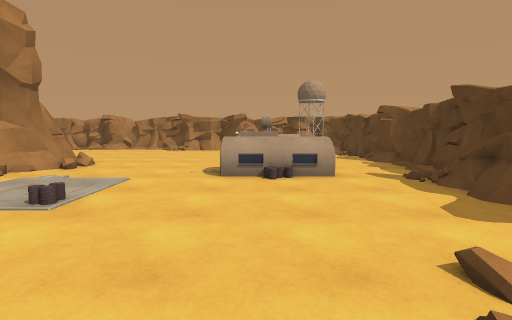
View 1 (above)

16 first-person views from a walk through a Unity game level. The camera is 1.4 m above the floor, tilts 6° down and sees 85° across. The floor is counted in squares, 1 m on a side. Each view is taken from the middle of a square. On the plan, view 1 faces up. The plan holds only what a view shows up to about 14 squares ahead; the rest is blank. The player is left out. Surface patterns are stand-ins for the level's own textures.

View 2
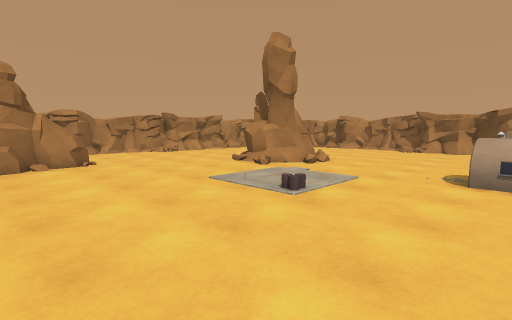

View 3
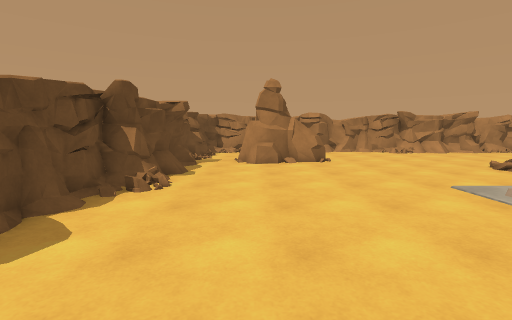

View 4
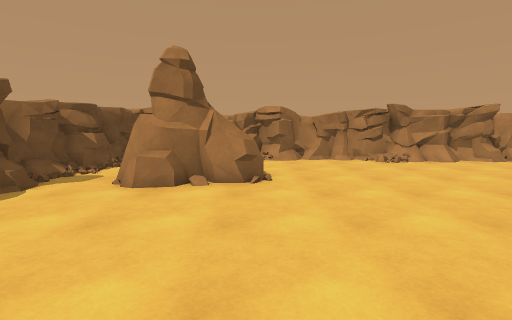

View 5
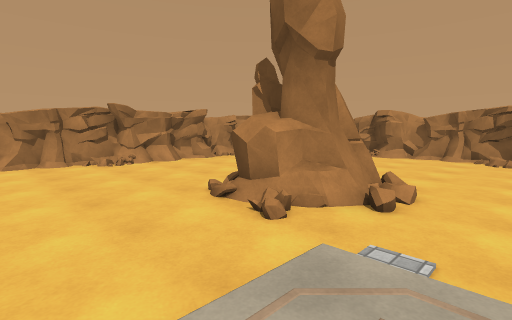

View 6
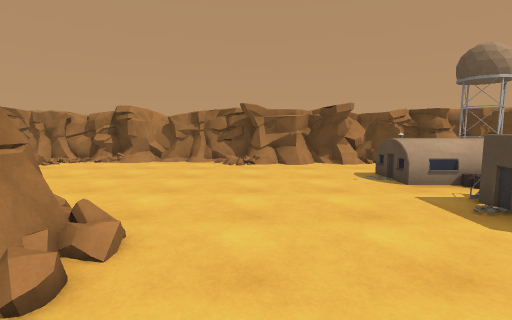

View 7
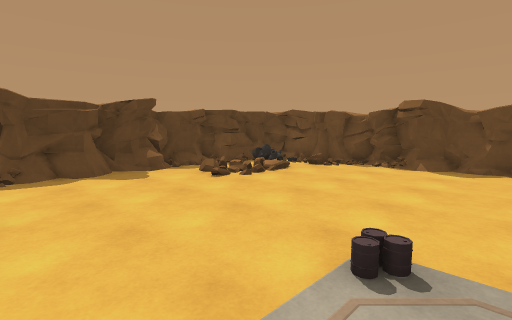

View 8
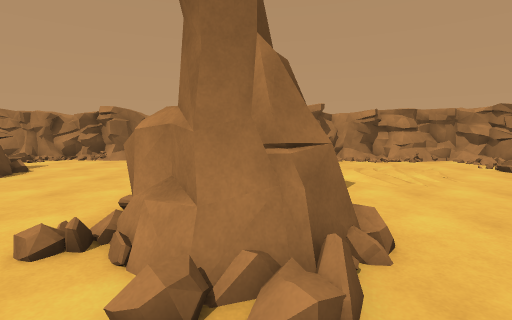

View 9
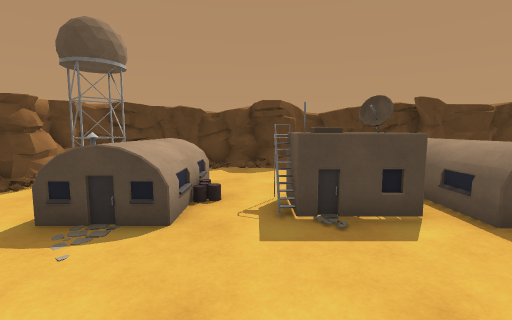

View 10
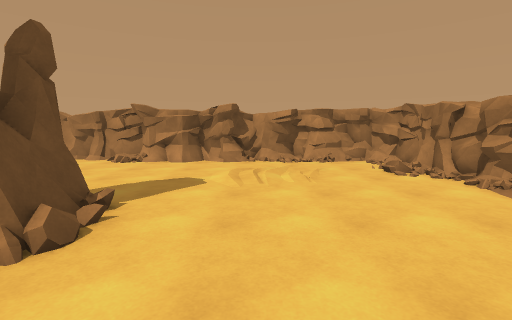

View 11
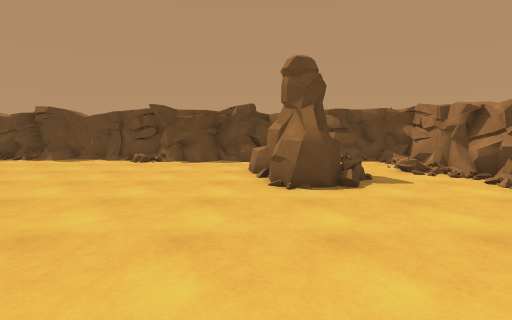

View 12
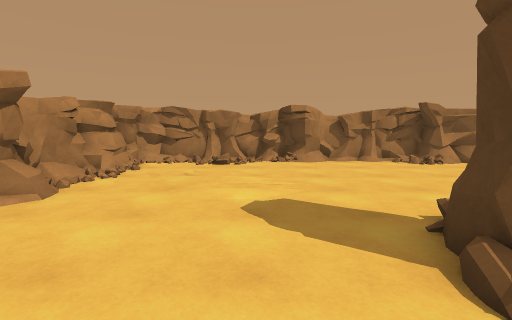

View 13
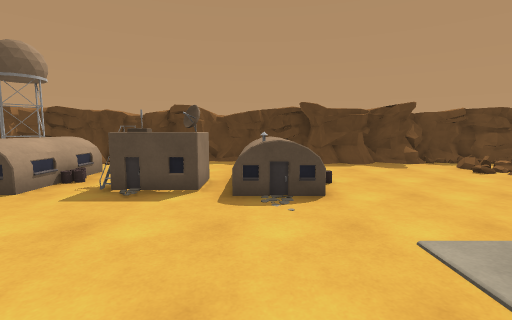

View 14
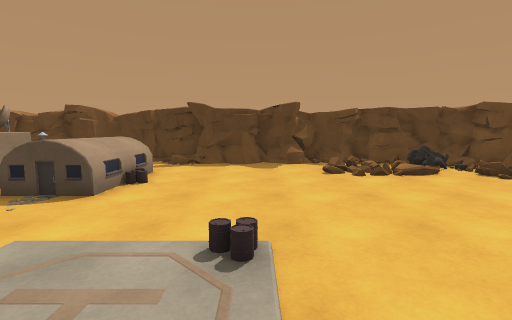

View 15
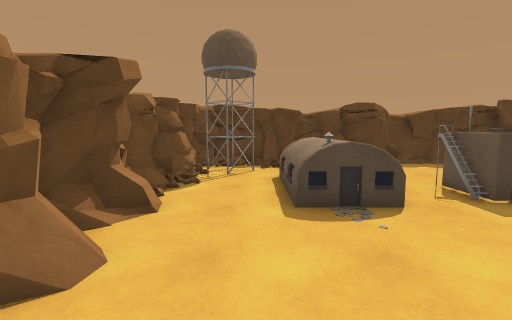

View 16
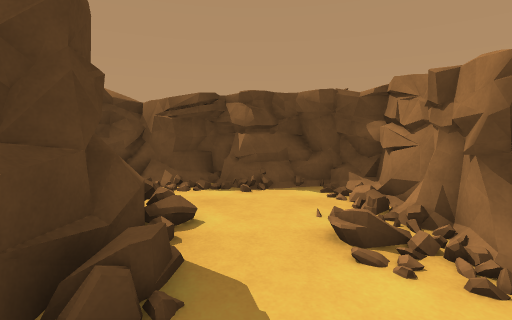

### Floor plan
Key: @ floor where view 1 was taken; # wall or solid block; . main floor; : floor 0.25 m higher than the main floor; + floor 1 m higher than the main floor; / step, stairs or slope; = window, fence, low wall or low ledge; B building; O other object.
Columns run from 19 left of view 1 to 6 right of it. Each row starts with its distance up from view 1.
 21  ##############  #######
 20  #............#####///####
 19  #....................BB.#
 18  #.....................B.#
 17 ##................B+++..:#
 16 ##... ............B    ..#
 15 #...   ...........B.BB...#
 14 ##.......................#
 13 ##................BBB....#
 12  #.......OOO......BBB....#
 11  #......OOOO.......BB....#
 10 ##......OOOO......+   ...#
  9 # .......OO.......BB B...#
  8 #.................../...##
  7 #............  .........##
  6 #............  .........#
  5 #.......................#
  4 #.......................##
  3 #....OO............../..##
  2 #...OOO..............//..#
  1 #/...O#O............./   #
  0 #//..OOO...........@./ .=#
 -1 #/...OO............../ O##
 -2 #/..................///O##
 -3 ####=#.######.......//  #
 -4   #######  #############

Positions as (right, up) in squares from view 1, and headings:
1: (0, 0), facing up
2: (0, 0), facing up-left
3: (0, 0), facing left
4: (-5, 3), facing left
5: (-5, 5), facing up-left
6: (-5, 8), facing up
7: (-5, 8), facing down-right
8: (-5, 11), facing left
9: (-5, 14), facing right
10: (-5, 15), facing left
11: (-12, 10), facing down
12: (-13, 8), facing up
13: (-7, 10), facing right
14: (-7, 5), facing right
15: (-6, 18), facing right
16: (-16, 4), facing down
